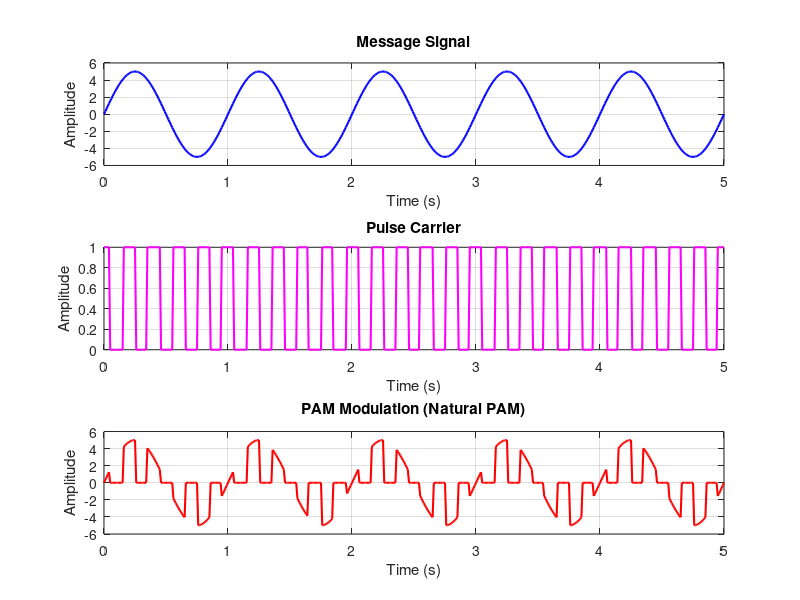

The MATLAB source for this figure:
clc;
close all;
clear all;

t = 0:0.01:5;      % Time vector
d = 0:1/5:5;       % Pulse positions (for pulse carrier)
fm = 1;             % Message signal frequency

% Message Signal...
x = 5 * sin(2 * pi * fm * t);
subplot(3, 1, 1);
plot(t, x, 'b', 'LineWidth', 1.5);  % Blue color, LineWidth 1.5
title('Message Signal');
xlabel('Time (s)');
ylabel('Amplitude');
grid on;

% Pulse Carrier...
y = pulstran(t, d, 'rectpuls', 0.1);
subplot(3, 1, 2);
plot(t, y, 'm', 'LineWidth', 1.5);  % Magenta color, LineWidth 1.5
title('Pulse Carrier');
xlabel('Time (s)');
ylabel('Amplitude');
grid on;

% Pulse Amplitude Modulation Output...
z = x .* y;
subplot(3, 1, 3);
plot(t, z, 'r', 'LineWidth', 1.5);  % Red color, LineWidth 1.5
title('PAM Modulation (Natural PAM)');
xlabel('Time (s)');
ylabel('Amplitude');
grid on;